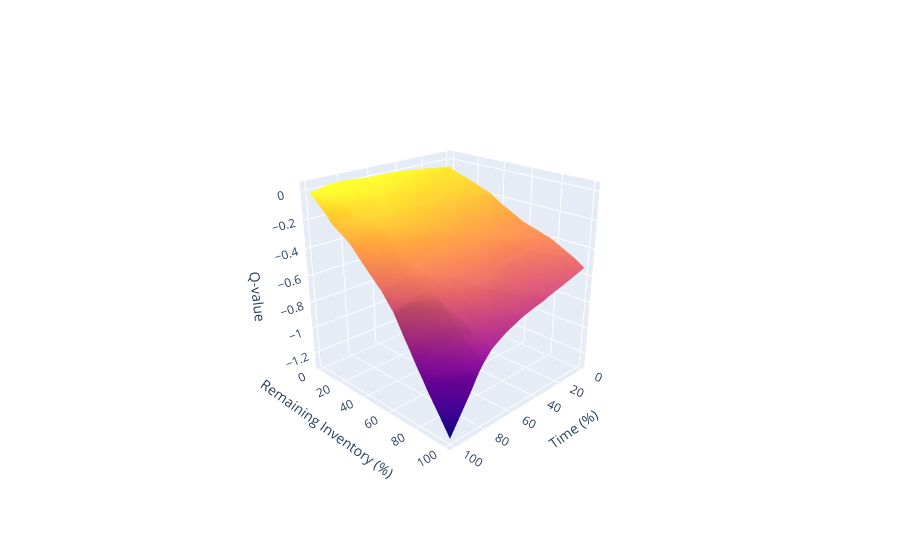

Notebook cell for this chart:
### Markdown cell above
Pick the action: `show_action`

### Code cell
# --- assume your SB3 DQN `model` is already created and loaded ---
model.policy.set_training_mode(False)
device = model.device

# ---- Parameters ----
times_min = -1.0
times_max = 1.0
inv_min   = -1.0
inv_max   =  1.0

price   = 0.0
ask_vol = 0.0
bid_vol = 0.0

# ---- Grids ----
n_grid = 101
times = np.linspace(times_min, times_max, n_grid, dtype=np.float32)
invs  = np.linspace(inv_min,   inv_max,   n_grid, dtype=np.float32)
T_raw, I_raw = np.meshgrid(times, invs)

# Percent axes for plotting
time_pct = (T_raw - times_min) / (times_max - times_min) * 100.0
inv_pct  = (I_raw  - inv_min)   / (inv_max   - inv_min)   * 100.0

# ---- Build (N, 5) batch of states from the raw grid ----
N = n_grid * n_grid
states = np.column_stack([
    I_raw.reshape(-1),            # inventory
    T_raw.reshape(-1),            # time
    np.full(N, price,   np.float32),
    np.full(N, ask_vol, np.float32),
    np.full(N, bid_vol, np.float32),
]).astype(np.float32)
obs = torch.as_tensor(states, device=device)

# ---- Get Q-values ----
with torch.no_grad():
    pi = model.policy
    try:
        if getattr(pi, "features_extractor", None) is not None:
            feats = pi.features_extractor(obs)
            q_tensor = pi.q_net(feats)
        else:
            feats = pi.extract_features(obs)
            q_tensor = pi.q_net(feats)
    except Exception:
        q_tensor = pi.q_net(obs)

q_values  = q_tensor.detach().cpu().numpy()
n_actions = q_values.shape[1]

# ---- Standard Plotly figure ----
fig = go.Figure()
for a in range(n_actions):
    Z = q_values[:, a].reshape(n_grid, n_grid)
    fig.add_trace(
        go.Surface(
            x=time_pct, y=inv_pct, z=Z,
            name=f"Action {a}",
            showscale=(a == 0),                 # one colorbar
            colorbar=(dict(title="Q-value") if a == 0 else None)
        )
    )

# show only the action you want initially
show_action = 1
for i in range(n_actions):
    fig.data[i].visible = (i == show_action)

fig.update_layout(
    scene=dict(
        xaxis_title="Time (%)",
        yaxis_title="Remaining Inventory (%)",
        zaxis_title="Q-value",
        aspectmode="cube",
    ),
    margin=dict(l=0, r=0, t=0, b=0),
    scene_camera=dict(eye=dict(x=2.2, y=2.2, z=1.3)),  # optional starting view
)

# ---- Use FigureWidget so UI rotations sync back to Python ----
figw = go.FigureWidget(fig)
display(figw)

# ✅ Correct callback signature: (layout, value)
def _on_cam_change(layout, camera_value):
    print("Updated camera:", camera_value)

figw.layout.on_change(_on_cam_change, 'scene.camera')

# Button to print the current camera on demand
btn = widgets.Button(description="Print current camera")
out = widgets.Output()

def _print_cam(_):
    with out:
        print(figw.layout.scene.camera)

btn.on_click(_print_cam)
display(btn, out)

fig.update_layout(scene_camera=dict(eye=dict(x=2.2, y=2.2, z=1.3)))

# IMPORTANT: don't call fig.show() here; it opens a non-synced view.

### Figure 1 — Plotly figure (JSON) as saved in the notebook; plotly's stock layout.template omitted (floating-point values rounded to 4 significant figures; data arrays with more than 128 entries replaced by an {"elided": "..."} marker saying what was removed)
{"data": [{"colorbar": {"title": {"text": "Q-value"}}, "name": "Action 0", "showscale": true, "type": "surface", "visible": false, "x": {"elided": "101x101 float values"}, "y": {"elided": "101x101 float values"}, "z": {"elided": "101x101 float values"}}, {"name": "Action 1", "showscale": false, "type": "surface", "visible": true, "x": {"elided": "101x101 float values"}, "y": {"elided": "101x101 float values"}, "z": {"elided": "101x101 float values"}}], "layout": {"margin": {"b": 0, "l": 0, "r": 0, "t": 0}, "scene": {"aspectmode": "cube", "camera": {"eye": {"x": 2.2, "y": 2.2, "z": 1.3}}, "xaxis": {"title": {"text": "Time (%)"}}, "yaxis": {"title": {"text": "Remaining Inventory (%)"}}, "zaxis": {"title": {"text": "Q-value"}}}}}
